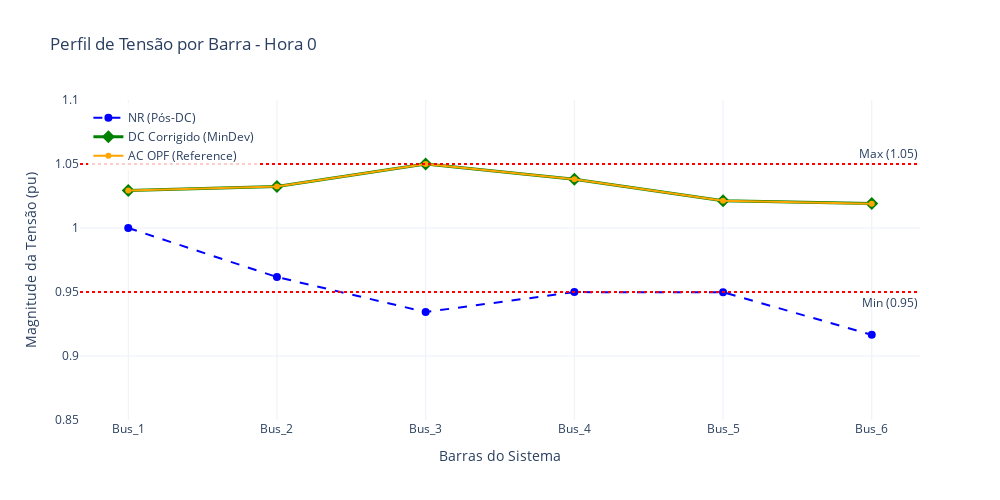

Notebook code cell kept with this figure:
### Code cell
# Define a hora de interesse
h_plot = 0
# Garante que os dados estão em formato numpy para indexação fácil
# (Caso já não estejam)
v_nr   = np.array(tensions_nr)
v_corr = np.array(tensions_dc_corr)
v_ac   = np.array(tensions_ac)

# Nomes das barras para o eixo X
bus_names = [b.name for b in NET.buses]

fig = go.Figure()

# --- 1. NR (Estado Violado/Inicial) ---
fig.add_trace(go.Scatter(
    x=bus_names, 
    y=v_nr[h_plot], 
    mode='lines+markers', 
    name='NR (Pós-DC)',
    line=dict(color='blue', width=2, dash='dash'),
    marker=dict(size=8)
))

# --- 2. DC Corrigido (Sua Solução) ---
fig.add_trace(go.Scatter(
    x=bus_names, 
    y=v_corr[h_plot], 
    mode='lines+markers', 
    name='DC Corrigido (MinDev)',
    line=dict(color='green', width=3),
    marker=dict(size=10, symbol='diamond')
))

# --- 3. AC OPF (Referência) ---
fig.add_trace(go.Scatter(
    x=bus_names, 
    y=v_ac[h_plot], 
    mode='lines+markers', 
    name='AC OPF (Reference)',
    line=dict(color='orange', width=2),
    marker=dict(size=6)
))

# --- Linhas de Limite (0.95 e 1.05) ---
fig.add_hline(y=0.95, line_dash="dot", line_color="red", annotation_text="Min (0.95)", annotation_position="bottom right")
fig.add_hline(y=1.05, line_dash="dot", line_color="red", annotation_text="Max (1.05)", annotation_position="top right")

# --- Layout ---
fig.update_layout(
    title=f"Perfil de Tensão por Barra - Hora {h_plot}",
    xaxis_title="Barras do Sistema",
    yaxis_title="Magnitude da Tensão (pu)",
    width=1000,
    height=500,
    yaxis=dict(range=[0.85, 1.1]), # Fixa o zoom para ver bem as violações
    legend=dict(x=0.01, y=0.99, bgcolor='rgba(255, 255, 255, 0.8)'),
    template="plotly_white",
    hovermode="x unified" # Facilita comparar os 3 valores passando o mouse
)

fig.show()

### Figure 1 — Plotly figure (JSON) as saved in the notebook; plotly's stock layout.template omitted (floating-point values rounded to 4 significant figures)
{"data": [{"line": {"color": "blue", "dash": "dash", "width": 2}, "marker": {"size": 8}, "mode": "lines+markers", "name": "NR (Pós-DC)", "type": "scatter", "x": ["Bus_1", "Bus_2", "Bus_3", "Bus_4", "Bus_5", "Bus_6"], "y": [1.0, 0.9617, 0.9344, 0.9499, 0.9499, 0.9165]}, {"line": {"color": "green", "width": 3}, "marker": {"size": 10, "symbol": "diamond"}, "mode": "lines+markers", "name": "DC Corrigido (MinDev)", "type": "scatter", "x": ["Bus_1", "Bus_2", "Bus_3", "Bus_4", "Bus_5", "Bus_6"], "y": [1.029, 1.032, 1.05, 1.038, 1.021, 1.019]}, {"line": {"color": "orange", "width": 2}, "marker": {"size": 6}, "mode": "lines+markers", "name": "AC OPF (Reference)", "type": "scatter", "x": ["Bus_1", "Bus_2", "Bus_3", "Bus_4", "Bus_5", "Bus_6"], "y": [1.029, 1.032, 1.05, 1.038, 1.021, 1.019]}], "layout": {"annotations": [{"showarrow": false, "text": "Min (0.95)", "x": 1, "xanchor": "right", "xref": "x domain", "y": 0.95, "yanchor": "top", "yref": "y"}, {"showarrow": false, "text": "Max (1.05)", "x": 1, "xanchor": "right", "xref": "x domain", "y": 1.05, "yanchor": "bottom", "yref": "y"}], "height": 500, "hovermode": "x unified", "legend": {"bgcolor": "rgba(255, 255, 255, 0.8)", "x": 0.01, "y": 0.99}, "shapes": [{"line": {"color": "red", "dash": "dot"}, "type": "line", "x0": 0, "x1": 1, "xref": "x domain", "y0": 0.95, "y1": 0.95, "yref": "y"}, {"line": {"color": "red", "dash": "dot"}, "type": "line", "x0": 0, "x1": 1, "xref": "x domain", "y0": 1.05, "y1": 1.05, "yref": "y"}], "title": {"text": "Perfil de Tensão por Barra - Hora 0"}, "width": 1000, "xaxis": {"title": {"text": "Barras do Sistema"}}, "yaxis": {"range": [0.85, 1.1], "title": {"text": "Magnitude da Tensão (pu)"}}}}
